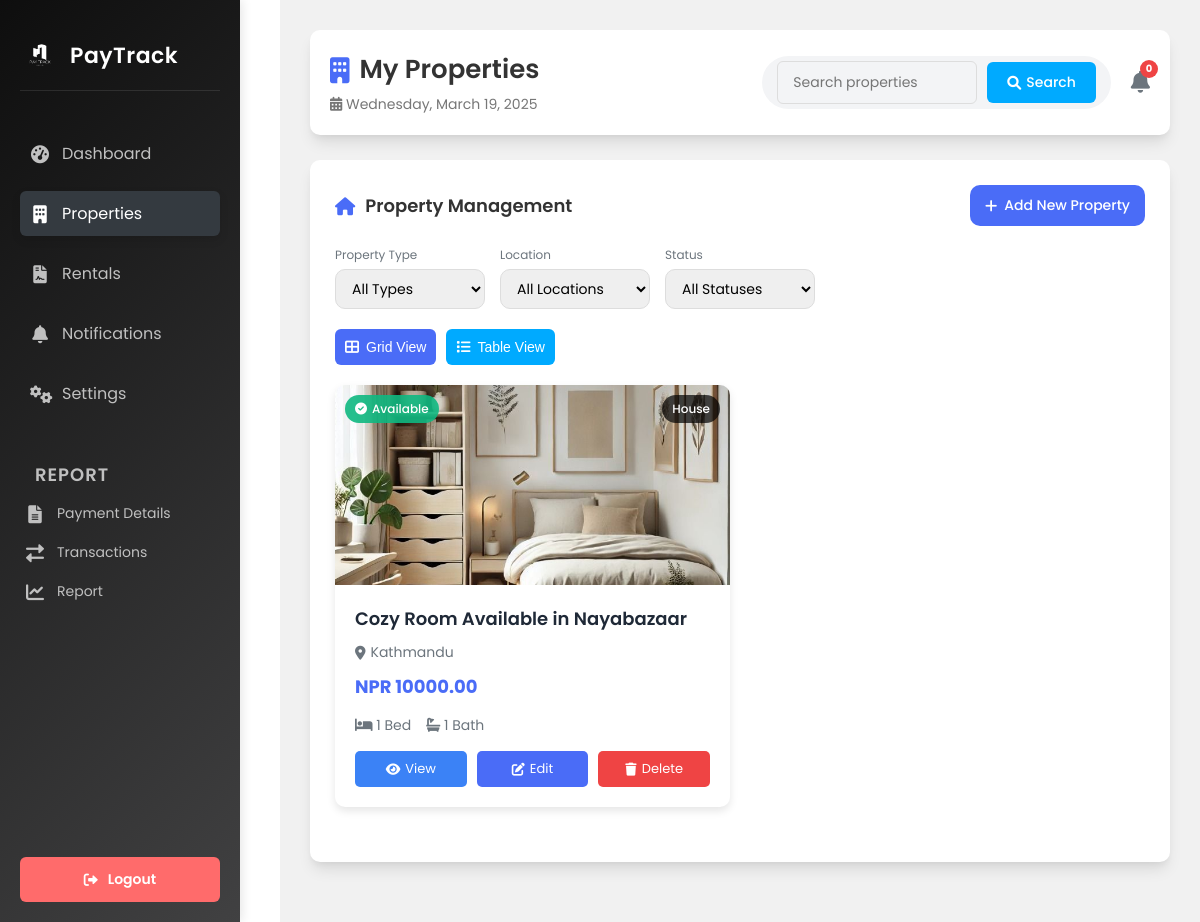
Screenshot of /my-properties/ (signed in) with the database file from the repository.
### user/models.py (models this page shows, shortened)
class Property(models.Model):
    PROPERTY_TYPES = [
        ('house', 'House'),
        ('apartment', 'Apartment'),
        ('villa', 'Villa'),
        ('land', 'Land'),
    ]
    homeowner = models.ForeignKey(
        settings.AUTH_USER_MODEL,
        on_delete=models.CASCADE,
        related_name='properties',
        null=True,  # Make it nullable temporarily
        blank=True  # Allow it to be blank temporarily
    )
    title = models.CharField(max_length=200, default="Unnamed Property")
    location = models.CharField(max_length=200, default="Unknown Location")
    property_type = models.CharField(max_length=20, choices=PROPERTY_TYPES, default='house')
    price = models.DecimalField(max_digits=10, decimal_places=2, default=0.00)
    bedrooms = models.IntegerField(null=True, blank=True, default=1)
    bathrooms = models.IntegerField(null=True, blank=True, default=1)
    description = models.TextField(default="No description available.")
    image = models.ImageField(upload_to='properties/', default='default_property.jpg')
    featured = models.BooleanField(default=False)

### user/views.py (the view)
# urls.py: path('my-properties/', views.property_list, name='property_list'),
@login_required
def property_list(request):
    properties = Property.objects.filter(homeowner=request.user)
    return render(request, 'user/property_list.html', {'properties': properties})

### user/templates/user/property_list.html (shortened to what this page needs)
{% block content %}
<!DOCTYPE html>
<html lang="en">
<head>
  {% load static %}
  <link rel="stylesheet" href="{% static 'css/dashboard.css' %}">
  <link href="https://cdnjs.cloudflare.com/ajax/libs/font-awesome/6.0.0-beta3/css/all.min.css" rel="stylesheet">
</head>
<body>
  <div class="dashboard-container">
    <aside class="sidebar">
      <div class="logo-container">
        <img src="{% static 'images/logo.png' %}" alt="PayTrack Logo" class="logo">
        <span>PayTrack</span>
      </div>
      <nav class="menu">
        <ul>
          <li><a href="{% url 'dashboard' %}"><i class="fas fa-tachometer-alt"></i> <span>Dashboard</span></a></li>
          <li class="active"><a href="{% url 'property_list' %}"><i class="fas fa-building"></i> <span>Properties</span></a></li>
          <li><a href="{% url 'booking_list' %}"><i class="fas fa-file-contract"></i> <span>Rentals</span></a></li>
          <li><a href="{% url 'notifications' %}"><i class="fas fa-bell"></i> <span>Notifications</span></a></li>
          <li><a href="{% url 'settings' %}"><i class="fas fa-cogs"></i> <span>Settings</span></a></li>
        </ul>
      </nav>
      <div class="report">
        <h4>Report</h4>
        <ul>
          <li><a href="{% url 'payment_details' %}"><i class="fas fa-file-alt"></i> <span>Payment Details</span></a></li>
          <li><a href="{% url 'transactions' %}"><i class="fas fa-exchange-alt"></i> <span>Transactions</span></a></li>
          <li><a href="{% url 'report' %}"><i class="fas fa-chart-line"></i> <span>Report</span></a></li>
        </ul>
      </div>
      <button class="logout" onclick="window.location.href='{% url 'logout' %}'">
        <i class="fas fa-sign-out-alt"></i> <span>Logout</span>
      </button>
    </aside>
    <main class="main-content">
      <header class="header">
        <div class="header-content">
          <h1><i class="fas fa-building"></i> My Properties</h1>
          <p class="date" id="currentDateTime"> Loading...</p>
        </div>
        <div class="search-notification">
          <div class="search">
            <input type="text" id="propertySearch" placeholder="Search properties">
            <button><i class="fas fa-search"></i> Search</button>
          </div>
          <div class="notification">
            <i class="fas fa-bell"></i>
            <span class="notification-badge">0</span>
          </div>
        </div>
      </header>
      <section class="property-section">
        <div class="section-header">
          <h2><i class="fas fa-home"></i> Property Management</h2>
          <a href="{% url 'add_property' %}" class="add-property-btn">
            <i class="fas fa-plus"></i> Add New Property
          </a>
        </div>
        <div class="property-filters">
          <div class="filter-group">
            <label for="type-filter">Property Type</label>
            <select id="type-filter">
              <option value="">All Types</option>
            </select>
          </div>
          <div class="filter-group">
            <label for="location-filter">Location</label>
            <select id="location-filter">
              <option value="">All Locations</option>
            </select>
          </div>
          <div class="filter-group">
            <label for="status-filter">Status</label>
            <select id="status-filter">
              <option value="">All Statuses</option>
            </select>
          </div>
        </div>
        <div class="view-toggle">
          <button class="view-btn active" data-view="grid">
            <i class="fas fa-th-large"></i> Grid View
          </button>
          <button class="view-btn" data-view="table">
            <i class="fas fa-list"></i> Table View
          </button>
        </div>
        <div id="grid-view" class="properties-grid">
          {% if properties %}
            {% for property in properties %}
              <div class="property-card" data-type="{{ property.property_type }}" data-location="{{ property.location }}" data-status="{% if property.is_rented %}rented{% else %}available{% endif %}">
                <div class="property-image">
                  <img src="{{ property.image.url }}" alt="{{ property.title }}">
                  <span class="property-type">{{ property.get_property_type_display }}</span>
                  <span class="property-status {% if property.is_rented %}rented{% else %}available{% endif %}">
                    <i class="fas fa-{% if property.is_rented %}lock{% else %}check-circle{% endif %}"></i>
                    {% if property.is_rented %}Rented{% else %}Available{% endif %}
                  </span>
                </div>
                <div class="property-details">
                  <h3>{{ property.title }}</h3>
                  <p class="location"><i class="fas fa-map-marker-alt"></i> {{ property.location }}</p>
                  <p class="price">NPR {{ property.price|floatformat:2 }}</p>
                  <div class="property-features">
                    <span><i class="fas fa-bed"></i> {{ property.bedrooms }} Bed</span>
                    <span><i class="fas fa-bath"></i> {{ property.bathrooms }} Bath</span>
                  </div>
                  <div class="property-actions">
                    <a href="{% url 'property_detail' property.id %}" class="btn-view">
                      <i class="fas fa-eye"></i> View
                    </a>
                    <a href="{% url 'edit_property' property.id %}" class="btn-edit">
                      <i class="fas fa-edit"></i> Edit
                    </a>
                    <a href="{% url 'delete_property' property.id %}" class="btn-delete">
                      <i class="fas fa-trash"></i> Delete
                    </a>
                  </div>
                </div>
              </div>
            {% endfor %}
          {% endif %}
        </div>
        </section>
      </main>
    </div>
  </body>
  </html>
  {% endblock %}

### user/static/css/dashboard.css (style rules this page uses)
* { margin: 0; padding: 0; box-sizing: border-box; }
body { font-family: 'Poppins', sans-serif; background-color: #f8f9fa; color: #333; display: flex; justify-content: center; align-items: center; min-height: 100vh; overflow-x: hidden; }
.dashboard-container { display: flex; width: 100%; max-width: 100%; height: 100vh; background-color: #fff; overflow: hidden; }
.sidebar { width: 250px; background-color: #15161d; color: white; display: flex; flex-direction: column; justify-content: space-between; padding: 20px; transition: width 0.3s ease; }
.sidebar .logo-container { display: flex; align-items: center; gap: 10px; margin-bottom: 40px; }
.sidebar .logo-container .logo { width: 40px; height: auto; filter: brightness(0) invert(1); }
.sidebar .logo-container span { font-size: 22px; font-weight: 600; color: white; }
.sidebar .menu ul { list-style: none; padding: 0; margin: 0; }
.sidebar .menu ul li { font-size: 16px; color: #c0c0c0; margin-bottom: 15px; padding: 10px; border-radius: 6px; cursor: pointer; transition: background-color 0.3s ease, color 0.3s ease; }
.sidebar .menu ul li.active, .sidebar .menu ul li:hover { background-color: #343a40; color: white; }
.sidebar .report h4 { font-size: 18px; font-weight: 600; margin-bottom: 10px; color: #c0c0c0; }
.sidebar .report ul { list-style: none; padding: 0; margin: 0; }
.sidebar .report ul li { font-size: 14px; color: #c0c0c0; margin-bottom: 8px; cursor: pointer; padding: 5px; transition: background-color 0.3s ease, color 0.3s ease; }
.sidebar .logout { margin-top: auto; background-color: #ff6b6b; border: none; color: white; font-size: 14px; font-weight: 600; border-radius: 6px; padding: 12px; cursor: pointer; transition: background-color 0.3s ease; }
.main-content { flex: 1; padding: 30px; overflow-y: auto; background-color: #f1f1f1; }
.header { display: flex; justify-content: space-between; align-items: center; margin-bottom: 30px; }
.header .header-content h1 { font-size: 26px; font-weight: 600; }
.header .header-content .date { font-size: 14px; color: #777; margin-top: 5px; }
.header .search-notification { display: flex; align-items: center; gap: 20px; }
.header .search { display: flex; align-items: center; gap: 10px; }
.header .search input { padding: 10px 15px; border: 1px solid #ddd; border-radius: 6px; font-size: 14px; transition: border-color 0.3s ease; }
.header .search button { background-color: #00aaff; border: none; color: white; padding: 10px 20px; border-radius: 6px; cursor: pointer; font-size: 14px; transition: background-color 0.3s ease; }
.header .notification { font-size: 20px; color: #777; cursor: pointer; transition: color 0.3s ease; }
.property-section { margin-bottom: 30px; background: #fff; padding: 20px; border-radius: 12px; box-shadow: 0 4px 10px rgba(0, 0, 0, 0.1); }
.property-section h2 { font-size: 18px; font-weight: 600; margin-bottom: 15px; }
.property-section select, .property-section input, .property-section button { padding: 10px; font-size: 14px; border: 1px solid #ddd; border-radius: 6px; }
.property-section button { background-color: #00aaff; color: white; border: none; cursor: pointer; transition: background-color 0.3s ease; }

### rows the page displays
Property: image (picture), property_type "House", title "Cozy Room Available in Nayabazaar", location "Kathmandu", price "10000.00", bedrooms "1", bathrooms "1"
